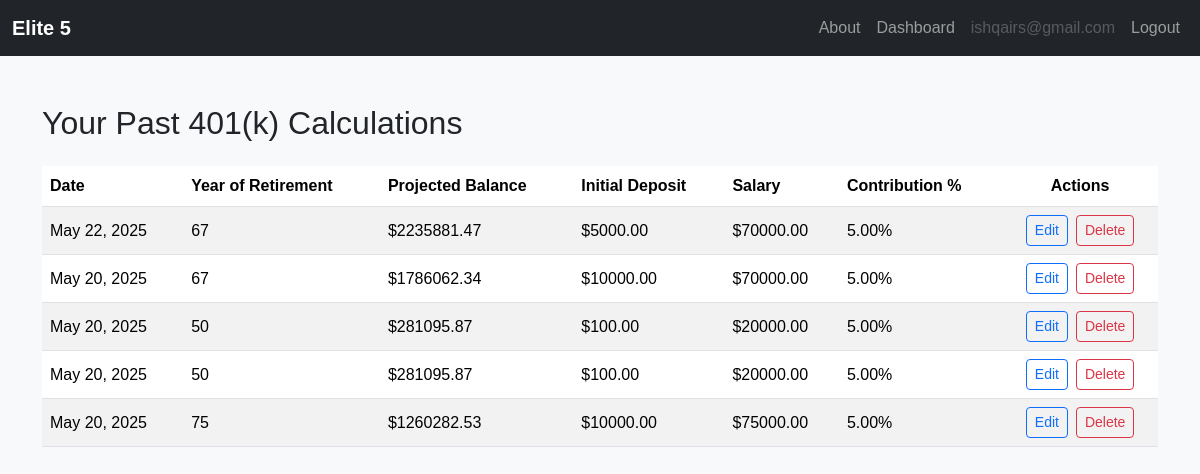
The app's page /401k-history/ (signed in), older data.
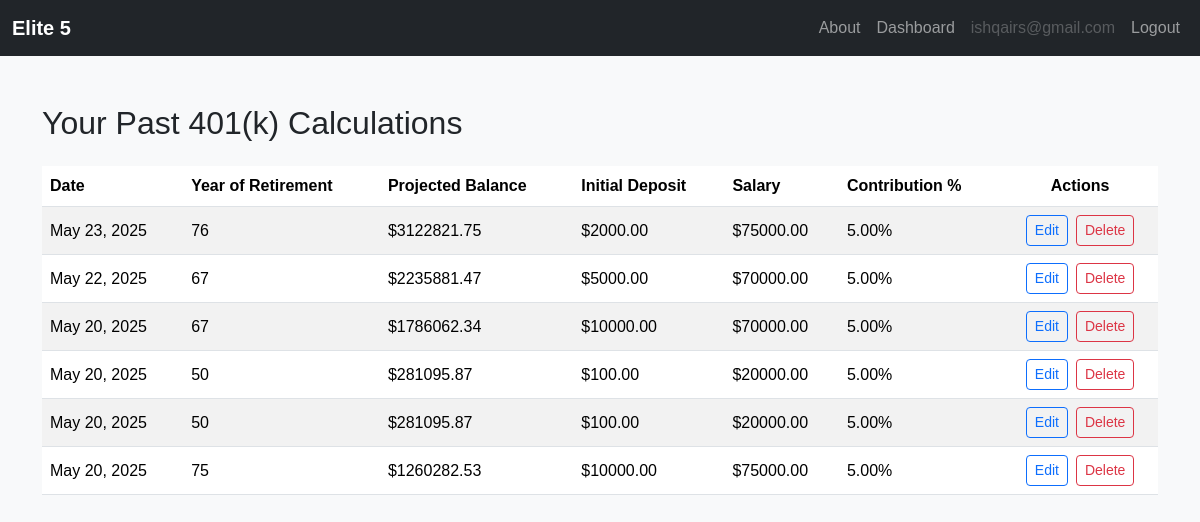
The same page, newer data.
### main/models.py (models this page shows, shortened)
class RetirementCalculation(models.Model):
    user = models.ForeignKey(User, on_delete=models.CASCADE)
    created_at = models.DateTimeField(auto_now_add=True)
    current_age = models.IntegerField()
    retirement_age = models.IntegerField()
    projected_balance = models.DecimalField(max_digits=12, decimal_places=2)
    init_deposit = models.DecimalField(max_digits=10, decimal_places=2)
    salary = models.DecimalField(max_digits=10, decimal_places=2)
    contribution = models.DecimalField(max_digits=5, decimal_places=2)
    total_employee_contrib = models.DecimalField(max_digits=12, decimal_places=2, default=0)
    total_employer_contrib = models.DecimalField(max_digits=12, decimal_places=2, default=0)

### main/views.py (the view)
# urls.py: path("401k-history/", views.retirement_history, name="retirement_history"),
@login_required
def retirement_history(request):
    history = RetirementCalculation.objects.filter(user=request.user).order_by('-created_at')
    return render(request, 'main/401k_history.html', {'history': history})

### main/templates/main/401k_history.html
{% extends "main/base.html" %}
{% block content %}
<div class="container py-5">
  <h2 class="mb-4">Your Past 401(k) Calculations</h2>
  {% if history %}
    <div class="table-responsive">
      <table class="table table-striped align-middle">
        <thead>
          <tr>
            <th>Date</th>
            <th>Year of Retirement</th>
            <th>Projected Balance</th>
            <th>Initial Deposit</th>
            <th>Salary</th>
            <th>Contribution %</th>
            <th class="text-center">Actions</th>
          </tr>
        </thead>
        <tbody>
          {% for entry in history %}
          <tr>
            <td>{{ entry.created_at|date:"M d, Y" }}</td>
            <td>{{ entry.retirement_age }}</td>
            <td>${{ entry.projected_balance }}</td>
            <td>${{ entry.init_deposit }}</td>
            <td>${{ entry.salary }}</td>
            <td>{{ entry.contribution }}%</td>
            <td>
              <div class="d-flex flex-column flex-md-row gap-2 justify-content-center">
                <a href="{% url 'edit_401k' entry.pk %}" class="btn btn-sm btn-outline-primary">Edit</a>
                <a href="{% url 'delete_401k' entry.pk %}" class="btn btn-sm btn-outline-danger">Delete</a>
              </div>
            </td>
          </tr>
          {% endfor %}
        </tbody>
      </table>
    </div>
  {% else %}
    <p>No previous calculations found.</p>
  {% endif %}
</div>
{% endblock %}

Row changes from the older to the newer data that the page shows:
added RetirementCalculation: created_at "May 23, 2025", retirement_age "76", projected_balance "3122821.75", init_deposit "2000.00", salary "75000.00", contribution "5.00"
